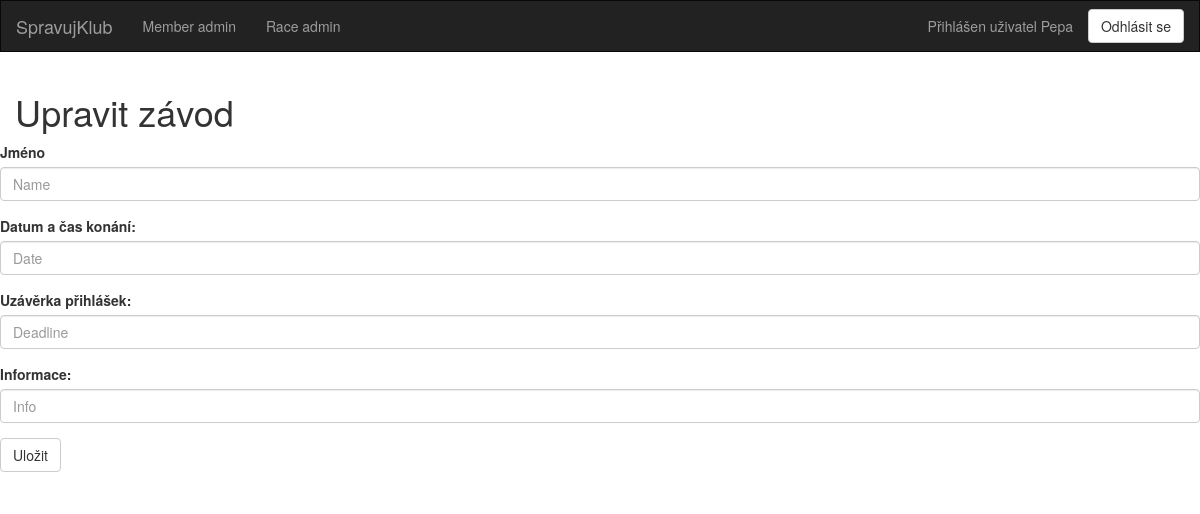
The app's page /race_edit/3 (signed in), older data.
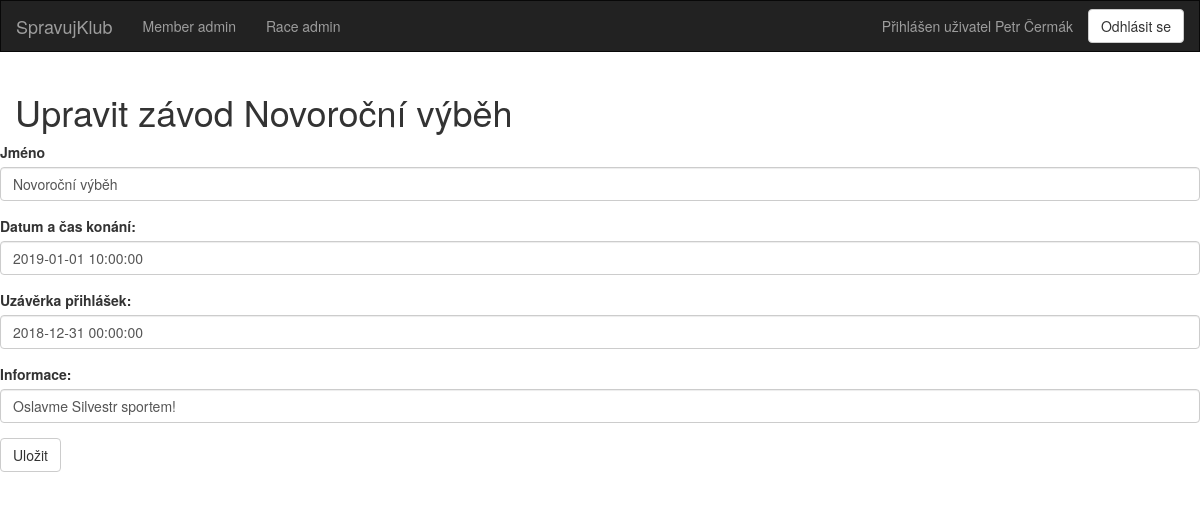
The same page, newer data.
### dl/models/Member.py (models this page shows, shortened)
class Member(db.Model, IMember):
    __tablename__ = "members"
    id = db.Column(db.Integer, primary_key=True, autoincrement=True)
    name = db.Column(db.String(50))
    email = db.Column(db.String(50), unique=True)
    password = db.Column(db.String(50))
    salt = db.Column(db.String(16))
    races = db.relationship('Race', secondary='ucast_na_zavode')
    created_races = db.relationship('Race', backref='created_by', lazy=True)

### dl/models/Race.py (models this page shows, shortened)
class Race(db.Model, IRace):
    __tablename__ = "races"
    id = db.Column(db.Integer, primary_key=True, autoincrement=True)
    name = db.Column(db.String(100), nullable=False)
    date = db.Column(db.DateTime, nullable=False)
    deadline = db.Column(db.DateTime, nullable=False)
    info = db.Column(db.Text)
    created_by_user_id = db.Column(db.Integer, db.ForeignKey('members.id'))
    members = db.relationship('Member', secondary='ucast_na_zavode')

### views.py (the view, shortened to what this page needs)
@app.route('/race_edit/<race_id>', methods=['GET'])
@login_required
def race_edit(race_id):
    try:
        race = race_controller.get_race_by_id(race_id)
    except Exception as ex:
        print(str(ex))
        return redirect("/")
    name = request.values.get("name")
    date = request.values.get("date")
    deadline = request.values.get("deadline")
    info = request.values.get("info")
    return render_template("race_edit.html", race=race)

### dl/RaceController.py (called while the page is built)
    def get_race_by_id(self, id):
        return Race.query.get(id)

### main.py (called while the page is built)
@login_manager.user_loader
def load_user(user_id):
    from dl.models.Member import Member
    return Member.query.get(user_id)

### templates/race_edit.html
{% extends "base.html" %}
{% block content %}
	<div class="container tab-content">
		<div class="row">
			<h1>Upravit závod {{ race.name }}</h1>
			<div class="row">
				<form action="/race_edit/{{ race.id }}" role="form">
					<div class="form-group">
						<label>Jméno</label>
						<input type="text" class="form-control" name="name" placeholder="Name" value="{{ race.name }}">
					</div>
					<div class="form-group">
						<label>Datum a čas konání:</label>
						<input type="text" class="form-control" name="date" placeholder="Date" value="{{ race.date }}">
					</div>
					<div class="form-group">
						<label>Uzávěrka přihlášek:</label>
						<input type="text" class="form-control" name="deadline" placeholder="Deadline" value="{{ race.deadline }}">
					</div>
					<div class="form-group">
						<label>Informace:</label>
						<input type="text" class="form-control" name="info" placeholder="Info" value="{{ race.info }}">
					</div>
					<div class="form-group">
						<button type="submit" class="btn btn-default">Uložit</button>
					</div>
				</form>
			</div>
		</div>
	</div>
{% endblock %}

### templates/base.html (shortened to what this page needs)
{% extends "bootstrap/base.html" %}
	{% block header %}
		{% block navbar %}
			<nav class="navbar navbar-inverse" style="border-radius: 0 !important;">
				<div class="container-fluid">
					<div class="navbar-header">
						<a class="navbar-brand" href="{{ url_for('index') }}">SpravujKlub</a>
					</div>
					<div class="collapse navbar-collapse" id="bs-example-navbar-collapse-1">
						<ul class="nav navbar-nav">
							<li><a href="{{ url_for('admin_member') }}">Member admin</a></li>
							<li><a href="{{ url_for('admin_race') }}">Race admin</a></li>
						</ul>
						<ul class="nav navbar-nav navbar-right">
							{% if current_user.is_authenticated %}
								<li>
									<a href="{{ url_for('profile', user_id=current_user.id ) }}">Přihlášen
										uživatel {{ current_user.name }}</a>
								</li>
								<li>
									<button type="button" onclick="location.href='/logout'"
											class="btn btn-default navbar-btn" id="signIn_button">Odhlásit se
									</button>
								</li>
							{% else %}
								<li>
									<a>Uživatel nepřihlášen</a>
								</li>
							{% endif %}
						</ul>
					</div>
				</div>
			</nav>
		{% endblock %}
	{% endblock %}

Row changes from the older to the newer data that the page shows:
changed Member: name "Pepa" → "Petr Čermák"
added Race: name "Novoroční výběh", date "2019-01-01 10:00:00", deadline "2018-12-31 00:00:00", info "Oslavme Silvestr sportem!"
